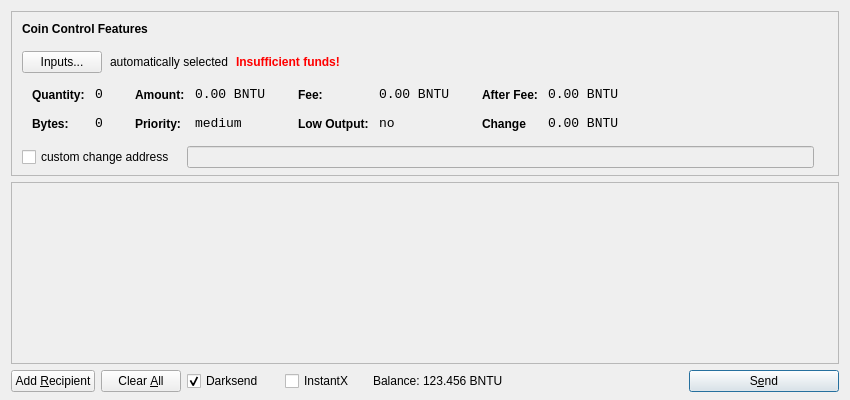
<?xml version="1.0" encoding="UTF-8"?>
<ui version="4.0">
 <class>SendCoinsDialog</class>
 <widget class="QDialog" name="SendCoinsDialog">
  <property name="geometry">
   <rect>
    <x>0</x>
    <y>0</y>
    <width>850</width>
    <height>400</height>
   </rect>
  </property>
  <property name="windowTitle">
   <string>Send Coins</string>
  </property>
  <layout class="QVBoxLayout" name="verticalLayout" stretch="0,1,0">
   <property name="bottomMargin">
    <number>8</number>
   </property>
   <item>
    <widget class="QFrame" name="frameCoinControl">
     <property name="sizePolicy">
      <sizepolicy hsizetype="Expanding" vsizetype="Expanding">
       <horstretch>0</horstretch>
       <verstretch>0</verstretch>
      </sizepolicy>
     </property>
     <property name="maximumSize">
      <size>
       <width>16777215</width>
       <height>16777215</height>
      </size>
     </property>
     <property name="frameShape">
      <enum>QFrame::StyledPanel</enum>
     </property>
     <property name="frameShadow">
      <enum>QFrame::Sunken</enum>
     </property>
     <layout class="QVBoxLayout" name="verticalLayoutCoinControl2">
      <property name="spacing">
       <number>-1</number>
      </property>
      <property name="leftMargin">
       <number>0</number>
      </property>
      <property name="topMargin">
       <number>0</number>
      </property>
      <property name="rightMargin">
       <number>0</number>
      </property>
      <property name="bottomMargin">
       <number>6</number>
      </property>
      <item>
       <layout class="QVBoxLayout" name="verticalLayoutCoinControl" stretch="0,0,0,0,1">
        <property name="spacing">
         <number>0</number>
        </property>
        <property name="leftMargin">
         <number>10</number>
        </property>
        <property name="topMargin">
         <number>10</number>
        </property>
        <item>
         <layout class="QHBoxLayout" name="horizontalLayoutCoinControl1">
          <property name="bottomMargin">
           <number>15</number>
          </property>
          <item>
           <widget class="QLabel" name="labelCoinControlFeatures">
            <property name="sizePolicy">
             <sizepolicy hsizetype="Preferred" vsizetype="Maximum">
              <horstretch>0</horstretch>
              <verstretch>0</verstretch>
             </sizepolicy>
            </property>
            <property name="font">
             <font>
              <weight>75</weight>
              <bold>true</bold>
             </font>
            </property>
            <property name="styleSheet">
             <string notr="true">font-weight:bold;</string>
            </property>
            <property name="text">
             <string>Coin Control Features</string>
            </property>
           </widget>
          </item>
         </layout>
        </item>
        <item>
         <layout class="QHBoxLayout" name="horizontalLayoutCoinControl2" stretch="0,0,0,0">
          <property name="spacing">
           <number>8</number>
          </property>
          <property name="bottomMargin">
           <number>10</number>
          </property>
          <item>
           <widget class="QPushButton" name="pushButtonCoinControl">
            <property name="styleSheet">
             <string notr="true"/>
            </property>
            <property name="text">
             <string>Inputs...</string>
            </property>
           </widget>
          </item>
          <item>
           <widget class="QLabel" name="labelCoinControlAutomaticallySelected">
            <property name="text">
             <string>automatically selected</string>
            </property>
            <property name="margin">
             <number>5</number>
            </property>
           </widget>
          </item>
          <item>
           <widget class="QLabel" name="labelCoinControlInsuffFunds">
            <property name="font">
             <font>
              <weight>75</weight>
              <bold>true</bold>
             </font>
            </property>
            <property name="styleSheet">
             <string notr="true">color:red;font-weight:bold;</string>
            </property>
            <property name="text">
             <string>Insufficient funds!</string>
            </property>
            <property name="margin">
             <number>5</number>
            </property>
           </widget>
          </item>
          <item>
           <spacer name="horizontalSpacerCoinControl">
            <property name="orientation">
             <enum>Qt::Horizontal</enum>
            </property>
            <property name="sizeHint" stdset="0">
             <size>
              <width>40</width>
              <height>1</height>
             </size>
            </property>
           </spacer>
          </item>
         </layout>
        </item>
        <item>
         <widget class="QWidget" name="widgetCoinControl" native="true">
          <property name="sizePolicy">
           <sizepolicy hsizetype="Preferred" vsizetype="Preferred">
            <horstretch>0</horstretch>
            <verstretch>0</verstretch>
           </sizepolicy>
          </property>
          <property name="minimumSize">
           <size>
            <width>0</width>
            <height>0</height>
           </size>
          </property>
          <property name="styleSheet">
           <string notr="true"/>
          </property>
          <layout class="QHBoxLayout" name="horizontalLayoutCoinControl5">
           <property name="margin">
            <number>0</number>
           </property>
           <item>
            <layout class="QHBoxLayout" name="horizontalLayoutCoinControl3" stretch="0,0,0,1">
             <property name="spacing">
              <number>20</number>
             </property>
             <property name="topMargin">
              <number>0</number>
             </property>
             <property name="bottomMargin">
              <number>10</number>
             </property>
             <item>
              <layout class="QFormLayout" name="formLayoutCoinControl1">
               <property name="horizontalSpacing">
                <number>10</number>
               </property>
               <property name="verticalSpacing">
                <number>14</number>
               </property>
               <property name="leftMargin">
                <number>10</number>
               </property>
               <property name="topMargin">
                <number>4</number>
               </property>
               <property name="rightMargin">
                <number>6</number>
               </property>
               <item row="0" column="0">
                <widget class="QLabel" name="labelCoinControlQuantityText">
                 <property name="styleSheet">
                  <string notr="true">font-weight:bold;</string>
                 </property>
                 <property name="text">
                  <string>Quantity:</string>
                 </property>
                 <property name="margin">
                  <number>0</number>
                 </property>
                </widget>
               </item>
               <item row="0" column="1">
                <widget class="QLabel" name="labelCoinControlQuantity">
                 <property name="font">
                  <font>
                   <family>Monospace</family>
                   <pointsize>10</pointsize>
                  </font>
                 </property>
                 <property name="cursor">
                  <cursorShape>IBeamCursor</cursorShape>
                 </property>
                 <property name="contextMenuPolicy">
                  <enum>Qt::ActionsContextMenu</enum>
                 </property>
                 <property name="text">
                  <string>0</string>
                 </property>
                 <property name="margin">
                  <number>0</number>
                 </property>
                 <property name="textInteractionFlags">
                  <set>Qt::LinksAccessibleByMouse|Qt::TextSelectableByKeyboard|Qt::TextSelectableByMouse</set>
                 </property>
                </widget>
               </item>
               <item row="1" column="0">
                <widget class="QLabel" name="labelCoinControlBytesText">
                 <property name="styleSheet">
                  <string notr="true">font-weight:bold;</string>
                 </property>
                 <property name="text">
                  <string>Bytes:</string>
                 </property>
                </widget>
               </item>
               <item row="1" column="1">
                <widget class="QLabel" name="labelCoinControlBytes">
                 <property name="font">
                  <font>
                   <family>Monospace</family>
                   <pointsize>10</pointsize>
                  </font>
                 </property>
                 <property name="cursor">
                  <cursorShape>IBeamCursor</cursorShape>
                 </property>
                 <property name="contextMenuPolicy">
                  <enum>Qt::ActionsContextMenu</enum>
                 </property>
                 <property name="text">
                  <string>0</string>
                 </property>
                 <property name="textInteractionFlags">
                  <set>Qt::LinksAccessibleByMouse|Qt::TextSelectableByKeyboard|Qt::TextSelectableByMouse</set>
                 </property>
                </widget>
               </item>
              </layout>
             </item>
             <item>
              <layout class="QFormLayout" name="formLayoutCoinControl2">
               <property name="horizontalSpacing">
                <number>10</number>
               </property>
               <property name="verticalSpacing">
                <number>14</number>
               </property>
               <property name="leftMargin">
                <number>6</number>
               </property>
               <property name="topMargin">
                <number>4</number>
               </property>
               <property name="rightMargin">
                <number>6</number>
               </property>
               <item row="0" column="0">
                <widget class="QLabel" name="labelCoinControlAmountText">
                 <property name="styleSheet">
                  <string notr="true">font-weight:bold;</string>
                 </property>
                 <property name="text">
                  <string>Amount:</string>
                 </property>
                 <property name="margin">
                  <number>0</number>
                 </property>
                </widget>
               </item>
               <item row="0" column="1">
                <widget class="QLabel" name="labelCoinControlAmount">
                 <property name="font">
                  <font>
                   <family>Monospace</family>
                   <pointsize>10</pointsize>
                  </font>
                 </property>
                 <property name="cursor">
                  <cursorShape>IBeamCursor</cursorShape>
                 </property>
                 <property name="contextMenuPolicy">
                  <enum>Qt::ActionsContextMenu</enum>
                 </property>
                 <property name="text">
                  <string>0.00 BNTU</string>
                 </property>
                 <property name="textInteractionFlags">
                  <set>Qt::LinksAccessibleByMouse|Qt::TextSelectableByKeyboard|Qt::TextSelectableByMouse</set>
                 </property>
                </widget>
               </item>
               <item row="1" column="0">
                <widget class="QLabel" name="labelCoinControlPriorityText">
                 <property name="styleSheet">
                  <string notr="true">font-weight:bold;</string>
                 </property>
                 <property name="text">
                  <string>Priority:</string>
                 </property>
                </widget>
               </item>
               <item row="1" column="1">
                <widget class="QLabel" name="labelCoinControlPriority">
                 <property name="font">
                  <font>
                   <family>Monospace</family>
                   <pointsize>10</pointsize>
                  </font>
                 </property>
                 <property name="cursor">
                  <cursorShape>IBeamCursor</cursorShape>
                 </property>
                 <property name="contextMenuPolicy">
                  <enum>Qt::ActionsContextMenu</enum>
                 </property>
                 <property name="text">
                  <string>medium</string>
                 </property>
                 <property name="textInteractionFlags">
                  <set>Qt::LinksAccessibleByMouse|Qt::TextSelectableByKeyboard|Qt::TextSelectableByMouse</set>
                 </property>
                </widget>
               </item>
              </layout>
             </item>
             <item>
              <layout class="QFormLayout" name="formLayoutCoinControl3">
               <property name="horizontalSpacing">
                <number>10</number>
               </property>
               <property name="verticalSpacing">
                <number>14</number>
               </property>
               <property name="leftMargin">
                <number>6</number>
               </property>
               <property name="topMargin">
                <number>4</number>
               </property>
               <property name="rightMargin">
                <number>6</number>
               </property>
               <item row="0" column="0">
                <widget class="QLabel" name="labelCoinControlFeeText">
                 <property name="styleSheet">
                  <string notr="true">font-weight:bold;</string>
                 </property>
                 <property name="text">
                  <string>Fee:</string>
                 </property>
                 <property name="margin">
                  <number>0</number>
                 </property>
                </widget>
               </item>
               <item row="0" column="1">
                <widget class="QLabel" name="labelCoinControlFee">
                 <property name="font">
                  <font>
                   <family>Monospace</family>
                   <pointsize>10</pointsize>
                  </font>
                 </property>
                 <property name="cursor">
                  <cursorShape>IBeamCursor</cursorShape>
                 </property>
                 <property name="contextMenuPolicy">
                  <enum>Qt::ActionsContextMenu</enum>
                 </property>
                 <property name="text">
                  <string>0.00 BNTU</string>
                 </property>
                 <property name="textInteractionFlags">
                  <set>Qt::LinksAccessibleByMouse|Qt::TextSelectableByKeyboard|Qt::TextSelectableByMouse</set>
                 </property>
                </widget>
               </item>
               <item row="1" column="0">
                <widget class="QLabel" name="labelCoinControlLowOutputText">
                 <property name="styleSheet">
                  <string notr="true">font-weight:bold;</string>
                 </property>
                 <property name="text">
                  <string>Low Output:</string>
                 </property>
                </widget>
               </item>
               <item row="1" column="1">
                <widget class="QLabel" name="labelCoinControlLowOutput">
                 <property name="font">
                  <font>
                   <family>Monospace</family>
                   <pointsize>10</pointsize>
                  </font>
                 </property>
                 <property name="cursor">
                  <cursorShape>IBeamCursor</cursorShape>
                 </property>
                 <property name="contextMenuPolicy">
                  <enum>Qt::ActionsContextMenu</enum>
                 </property>
                 <property name="text">
                  <string>no</string>
                 </property>
                 <property name="textInteractionFlags">
                  <set>Qt::LinksAccessibleByMouse|Qt::TextSelectableByKeyboard|Qt::TextSelectableByMouse</set>
                 </property>
                </widget>
               </item>
              </layout>
             </item>
             <item>
              <layout class="QFormLayout" name="formLayoutCoinControl4">
               <property name="horizontalSpacing">
                <number>10</number>
               </property>
               <property name="verticalSpacing">
                <number>14</number>
               </property>
               <property name="leftMargin">
                <number>6</number>
               </property>
               <property name="topMargin">
                <number>4</number>
               </property>
               <property name="rightMargin">
                <number>6</number>
               </property>
               <item row="0" column="0">
                <widget class="QLabel" name="labelCoinControlAfterFeeText">
                 <property name="styleSheet">
                  <string notr="true">font-weight:bold;</string>
                 </property>
                 <property name="text">
                  <string>After Fee:</string>
                 </property>
                 <property name="margin">
                  <number>0</number>
                 </property>
                </widget>
               </item>
               <item row="0" column="1">
                <widget class="QLabel" name="labelCoinControlAfterFee">
                 <property name="font">
                  <font>
                   <family>Monospace</family>
                   <pointsize>10</pointsize>
                  </font>
                 </property>
                 <property name="cursor">
                  <cursorShape>IBeamCursor</cursorShape>
                 </property>
                 <property name="contextMenuPolicy">
                  <enum>Qt::ActionsContextMenu</enum>
                 </property>
                 <property name="text">
                  <string>0.00 BNTU</string>
                 </property>
                 <property name="textInteractionFlags">
                  <set>Qt::LinksAccessibleByMouse|Qt::TextSelectableByKeyboard|Qt::TextSelectableByMouse</set>
                 </property>
                </widget>
               </item>
               <item row="1" column="0">
                <widget class="QLabel" name="labelCoinControlChangeText">
                 <property name="styleSheet">
                  <string notr="true">font-weight:bold;</string>
                 </property>
                 <property name="text">
                  <string>Change</string>
                 </property>
                </widget>
               </item>
               <item row="1" column="1">
                <widget class="QLabel" name="labelCoinControlChange">
                 <property name="font">
                  <font>
                   <family>Monospace</family>
                   <pointsize>10</pointsize>
                  </font>
                 </property>
                 <property name="cursor">
                  <cursorShape>IBeamCursor</cursorShape>
                 </property>
                 <property name="contextMenuPolicy">
                  <enum>Qt::ActionsContextMenu</enum>
                 </property>
                 <property name="text">
                  <string>0.00 BNTU</string>
                 </property>
                 <property name="textInteractionFlags">
                  <set>Qt::LinksAccessibleByMouse|Qt::TextSelectableByKeyboard|Qt::TextSelectableByMouse</set>
                 </property>
                </widget>
               </item>
              </layout>
             </item>
            </layout>
           </item>
          </layout>
         </widget>
        </item>
        <item>
         <layout class="QHBoxLayout" name="horizontalLayoutCoinControl4" stretch="0,0,0">
          <property name="spacing">
           <number>12</number>
          </property>
          <property name="sizeConstraint">
           <enum>QLayout::SetDefaultConstraint</enum>
          </property>
          <property name="topMargin">
           <number>5</number>
          </property>
          <property name="rightMargin">
           <number>5</number>
          </property>
          <item>
           <widget class="QCheckBox" name="checkBoxCoinControlChange">
            <property name="text">
             <string>custom change address</string>
            </property>
           </widget>
          </item>
          <item>
           <widget class="QLineEdit" name="lineEditCoinControlChange">
            <property name="enabled">
             <bool>false</bool>
            </property>
            <property name="sizePolicy">
             <sizepolicy hsizetype="Expanding" vsizetype="Fixed">
              <horstretch>0</horstretch>
              <verstretch>0</verstretch>
             </sizepolicy>
            </property>
           </widget>
          </item>
          <item>
           <widget class="QLabel" name="labelCoinControlChangeLabel">
            <property name="sizePolicy">
             <sizepolicy hsizetype="Preferred" vsizetype="Expanding">
              <horstretch>0</horstretch>
              <verstretch>0</verstretch>
             </sizepolicy>
            </property>
            <property name="minimumSize">
             <size>
              <width>0</width>
              <height>0</height>
             </size>
            </property>
            <property name="text">
             <string/>
            </property>
            <property name="margin">
             <number>3</number>
            </property>
           </widget>
          </item>
         </layout>
        </item>
        <item>
         <spacer name="verticalSpacerCoinControl">
          <property name="orientation">
           <enum>Qt::Vertical</enum>
          </property>
          <property name="sizeHint" stdset="0">
           <size>
            <width>800</width>
            <height>1</height>
           </size>
          </property>
         </spacer>
        </item>
       </layout>
      </item>
     </layout>
    </widget>
   </item>
   <item>
    <widget class="QScrollArea" name="scrollArea">
     <property name="widgetResizable">
      <bool>true</bool>
     </property>
     <widget class="QWidget" name="scrollAreaWidgetContents">
      <property name="geometry">
       <rect>
        <x>0</x>
        <y>0</y>
        <width>830</width>
        <height>165</height>
       </rect>
      </property>
      <layout class="QVBoxLayout" name="verticalLayout_2">
       <property name="margin">
        <number>0</number>
       </property>
       <item>
        <layout class="QVBoxLayout" name="entries">
         <property name="spacing">
          <number>6</number>
         </property>
        </layout>
       </item>
       <item>
        <spacer name="verticalSpacer">
         <property name="orientation">
          <enum>Qt::Vertical</enum>
         </property>
         <property name="sizeHint" stdset="0">
          <size>
           <width>20</width>
           <height>40</height>
          </size>
         </property>
        </spacer>
       </item>
      </layout>
     </widget>
    </widget>
   </item>
   <item>
    <layout class="QHBoxLayout" name="horizontalLayout">
     <item>
      <widget class="QPushButton" name="addButton">
       <property name="toolTip">
        <string>Send to multiple recipients at once</string>
       </property>
       <property name="text">
        <string>Add &amp;Recipient</string>
       </property>
       <property name="autoDefault">
        <bool>false</bool>
       </property>
      </widget>
     </item>
     <item>
      <widget class="QPushButton" name="clearButton">
       <property name="sizePolicy">
        <sizepolicy hsizetype="Minimum" vsizetype="Fixed">
         <horstretch>0</horstretch>
         <verstretch>0</verstretch>
        </sizepolicy>
       </property>
       <property name="toolTip">
        <string>Remove all transaction fields</string>
       </property>
       <property name="text">
        <string>Clear &amp;All</string>
       </property>
       <property name="autoRepeatDelay">
        <number>300</number>
       </property>
       <property name="autoDefault">
        <bool>false</bool>
       </property>
      </widget>
     </item>
     <item>
      <layout class="QHBoxLayout" name="horizontalLayout_2">
       <property name="spacing">
        <number>3</number>
       </property>
        <item>
        <widget class="QCheckBox" name="checkUseDarksend">
         <property name="minimumSize">
          <size>
           <width>95</width>
           <height>0</height>
          </size>
         </property>
         <property name="text">
          <string>Darksend</string>
         </property>
         <property name="checked">
          <bool>true</bool>
         </property>
        </widget>
       </item>
       <item>
        <widget class="QCheckBox" name="checkInstantX">
         <property name="enabled">
          <bool>true</bool>
         </property>
         <property name="minimumSize">
          <size>
           <width>85</width>
           <height>0</height>
          </size>
         </property>
         <property name="text">
          <string>InstantX</string>
         </property>
        </widget>
       </item>
       <item>
        <widget class="QLabel" name="label">
         <property name="sizePolicy">
          <sizepolicy hsizetype="Preferred" vsizetype="Fixed">
           <horstretch>0</horstretch>
           <verstretch>0</verstretch>
          </sizepolicy>
         </property>
         <property name="text">
          <string>Balance:</string>
         </property>
        </widget>
       </item>
       <item>
        <widget class="QLabel" name="labelBalance">
         <property name="sizePolicy">
          <sizepolicy hsizetype="Preferred" vsizetype="Fixed">
           <horstretch>0</horstretch>
           <verstretch>0</verstretch>
          </sizepolicy>
         </property>
         <property name="cursor">
          <cursorShape>IBeamCursor</cursorShape>
         </property>
         <property name="text">
          <string>123.456 BNTU</string>
         </property>
         <property name="textInteractionFlags">
          <set>Qt::LinksAccessibleByMouse|Qt::TextSelectableByKeyboard|Qt::TextSelectableByMouse</set>
         </property>
        </widget>
       </item>
      </layout>
     </item>
     <item>
      <spacer name="horizontalSpacer">
       <property name="orientation">
        <enum>Qt::Horizontal</enum>
       </property>
       <property name="sizeHint" stdset="0">
        <size>
         <width>40</width>
         <height>20</height>
        </size>
       </property>
      </spacer>
     </item>
     <item>
      <widget class="QPushButton" name="sendButton">
       <property name="minimumSize">
        <size>
         <width>150</width>
         <height>0</height>
        </size>
       </property>
       <property name="toolTip">
        <string>Confirm the send action</string>
       </property>
       <property name="text">
        <string>S&amp;end</string>
       </property>
       <property name="icon">
        <iconset resource="../bitcoin.qrc">
         <normaloff>:/icons/send</normaloff>:/icons/send</iconset>
       </property>
       <property name="default">
        <bool>true</bool>
       </property>
      </widget>
     </item>
    </layout>
   </item>
  </layout>
 </widget>
 <resources>
  <include location="../bitcoin.qrc"/>
 </resources>
 <connections/>
</ui>
